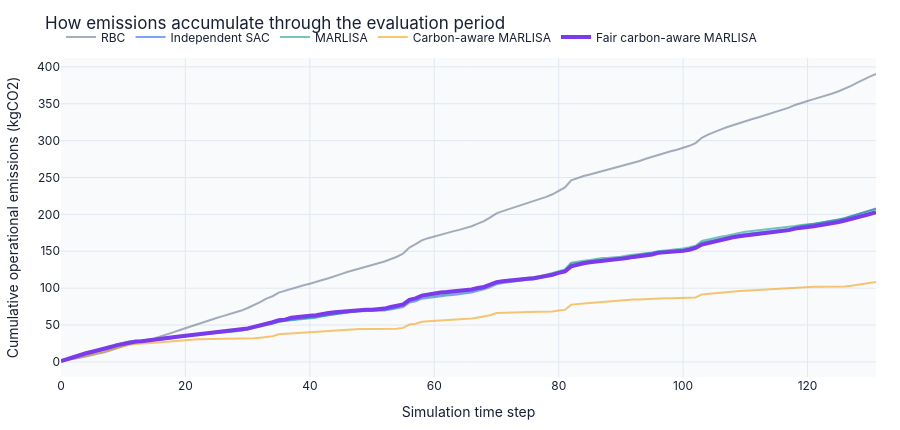
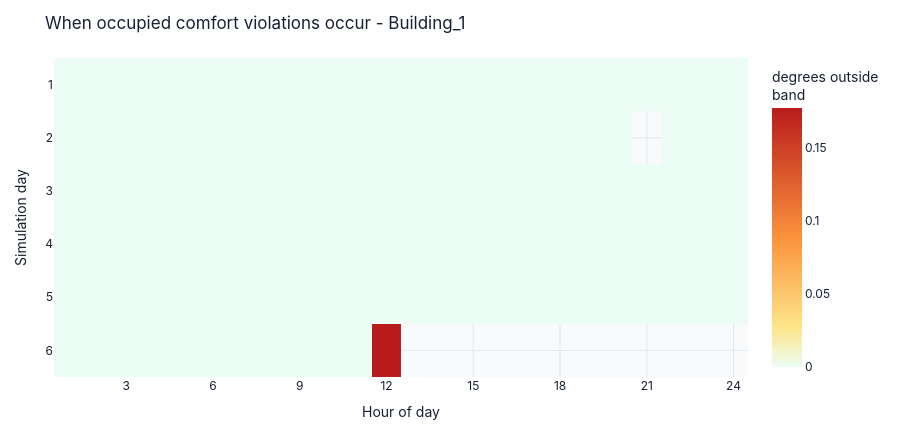
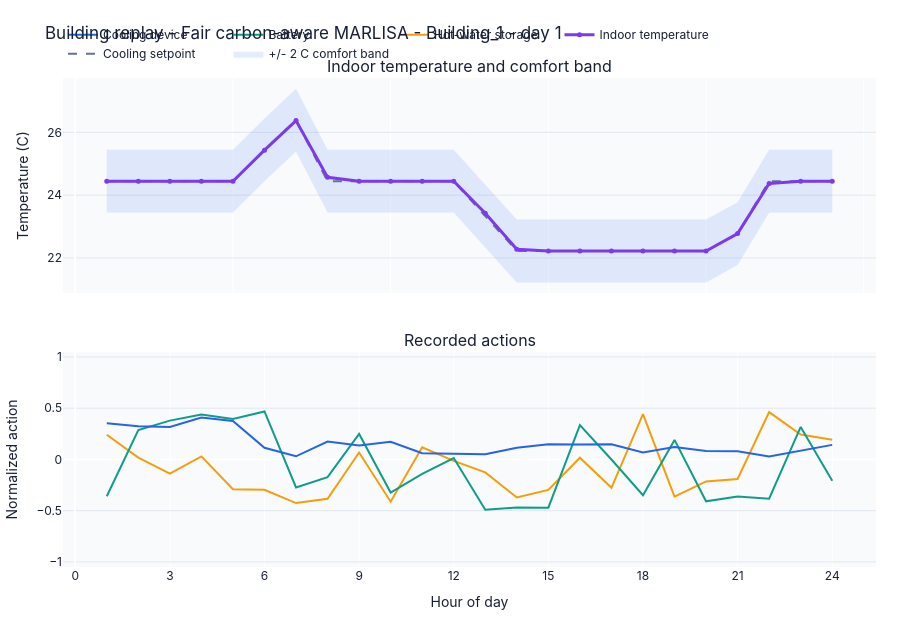

Write notebook code for charts like these, in order.
### Markdown cell above
## e) Time-series evidence and building replay

The aggregate KPIs establish the result. These charts explain when carbon emissions accumulate, when the selected building violates the occupied comfort band, and how one day's temperature trajectory relates to the recorded controller actions.

### Code cell
def _empty_figure(message: str) -> go.Figure:
    fig = go.Figure()
    fig.add_annotation(
        x=0.5, y=0.5, xref="paper", yref="paper",
        text=message, showarrow=False,
        font=dict(size=15, color="#64748B"),
    )
    fig.update_xaxes(visible=False)
    fig.update_yaxes(visible=False)
    return _base_layout(fig)


def cumulative_carbon_figure(
    runs: dict[str, RunData], focus: str
) -> go.Figure:
    """Reconstruct cumulative operational emissions from observations."""
    fig = go.Figure()
    for key, run in runs.items():
        if run.observations.empty:
            continue
        frame = run.observations.copy()
        frame["emissions"] = (
            frame["net_electricity_consumption"].clip(lower=0.0)
            * frame["carbon_intensity"]
        )
        series = frame.groupby("time_step", sort=True)["emissions"].sum().cumsum()
        fig.add_trace(
            go.Scatter(
                x=series.index,
                y=series.values,
                mode="lines",
                name=run.label,
                line=dict(color=run.color, width=4 if key == focus else 2),
                opacity=1.0 if key == focus else 0.58,
                hovertemplate=(
                    "Time step %{x}<br>Cumulative emissions: "
                    "%{y:.2f} kgCO2<extra>" + run.label + "</extra>"
                ),
            )
        )
    fig.update_layout(title="How emissions accumulate through the evaluation period")
    fig.update_xaxes(title="Simulation time step")
    fig.update_yaxes(title="Cumulative operational emissions (kgCO2)")
    return _base_layout(fig, height=430)


def comfort_heatmap_figure(run: RunData, building: str) -> go.Figure:
    """Show occupied temperature deviation outside the evaluation comfort band."""
    frame = run.observations.loc[
        run.observations["building"] == building
    ].copy()
    if frame.empty:
        return _empty_figure("No observation history is available for this building.")

    frame["simulation_day"] = frame["time_step"] // 24 + 1
    frame["display_hour"] = frame["time_step"] % 24 + 1
    frame["outside_band"] = (
        (
            frame["indoor_dry_bulb_temperature"]
            - frame["indoor_dry_bulb_temperature_cooling_set_point"]
        ).abs()
        - COMFORT_BAND_CELSIUS
    ).clip(lower=0.0)
    frame.loc[frame["occupant_count"] <= 0, "outside_band"] = np.nan
    grid = frame.pivot(
        index="simulation_day", columns="display_hour", values="outside_band"
    )

    fig = go.Figure(
        go.Heatmap(
            z=grid.values, x=grid.columns, y=grid.index,
            colorscale=[
                [0.0, "#ECFDF5"], [0.15, "#FDE68A"],
                [0.5, "#FB923C"], [1.0, "#B91C1C"],
            ],
            colorbar=dict(title="degrees outside<br>band"),
            hovertemplate=(
                "Day %{y}<br>Hour %{x}<br>Deviation: %{z:.2f} C<extra></extra>"
            ),
            hoverongaps=False,
        )
    )
    fig.update_layout(title=f"When occupied comfort violations occur - {building}")
    fig.update_xaxes(title="Hour of day", dtick=3)
    fig.update_yaxes(title="Simulation day", autorange="reversed")
    return _base_layout(fig, height=430)


def building_replay_figure(
    run: RunData, building: str, simulation_day: int
) -> go.Figure:
    """Plot one day of temperatures and normalized controller actions."""
    start = (int(simulation_day) - 1) * 24
    end = start + 23
    observations = run.observations.loc[
        (run.observations["building"] == building)
        & run.observations["time_step"].between(start, end)
    ].copy()
    actions = run.actions.loc[
        (run.actions["building"] == building)
        & run.actions["time_step"].between(start, end)
    ].copy()
    if observations.empty:
        return _empty_figure("No replay data are available for this selection.")

    fig = make_subplots(
        rows=2, cols=1, shared_xaxes=True, vertical_spacing=0.12,
        subplot_titles=("Indoor temperature and comfort band", "Recorded actions"),
    )
    hours = observations["time_step"] % 24 + 1
    setpoint = observations["indoor_dry_bulb_temperature_cooling_set_point"]

    fig.add_trace(
        go.Scatter(
            x=hours, y=setpoint - COMFORT_BAND_CELSIUS,
            mode="lines", line=dict(width=0), hoverinfo="skip",
            showlegend=False,
        ),
        row=1, col=1,
    )
    fig.add_trace(
        go.Scatter(
            x=hours, y=setpoint + COMFORT_BAND_CELSIUS,
            mode="lines", line=dict(width=0), fill="tonexty",
            fillcolor="rgba(37, 99, 235, 0.12)",
            name="+/- 2 C comfort band", hoverinfo="skip",
        ),
        row=1, col=1,
    )
    fig.add_trace(
        go.Scatter(
            x=hours, y=setpoint, mode="lines", name="Cooling setpoint",
            line=dict(color="#64748B", width=2, dash="dash"),
        ),
        row=1, col=1,
    )
    fig.add_trace(
        go.Scatter(
            x=hours, y=observations["indoor_dry_bulb_temperature"],
            mode="lines+markers", name="Indoor temperature",
            line=dict(color=run.color, width=3), marker=dict(size=5),
            customdata=observations[["occupant_count"]],
            hovertemplate=(
                "Hour %{x}<br>Temperature: %{y:.2f} C<br>"
                "Occupants: %{customdata[0]:.0f}<extra></extra>"
            ),
        ),
        row=1, col=1,
    )

    action_colors = {
        "dhw_storage": "#F59E0B",
        "electrical_storage": "#0F9D8A",
        "cooling_device": "#2563EB",
    }
    action_labels = {
        "dhw_storage": "Hot-water storage",
        "electrical_storage": "Battery",
        "cooling_device": "Cooling device",
    }
    for action_name, part in actions.groupby("action", sort=False):
        fig.add_trace(
            go.Scatter(
                x=part["time_step"] % 24 + 1, y=part["value"],
                mode="lines", name=action_labels.get(action_name, action_name),
                line=dict(color=action_colors.get(action_name, "#334155"), width=2),
                hovertemplate=(
                    "Hour %{x}<br>Normalized action: %{y:.3f}<extra></extra>"
                ),
            ),
            row=2, col=1,
        )

    fig.update_layout(
        title=f"Building replay - {run.label} - {building} - day {simulation_day}",
        height=620, margin=dict(l=60, r=24, t=78, b=50),
        paper_bgcolor="#FFFFFF", plot_bgcolor="#F8FAFC",
        font=dict(family="Inter, Arial, sans-serif", color="#172033"),
        legend=dict(orientation="h", yanchor="bottom", y=1.02, x=0),
        hovermode="x unified",
    )
    fig.update_xaxes(title="Hour of day", dtick=3, row=2, col=1)
    fig.update_yaxes(title="Temperature (C)", gridcolor="#E2E8F0", row=1, col=1)
    fig.update_yaxes(
        title="Normalized action", range=[-1.05, 1.05],
        gridcolor="#E2E8F0", row=2, col=1,
    )
    return fig


if FOCUS_MODEL not in runs:
    raise KeyError(f"No saved run was found for {FOCUS_MODEL!r}.")
if FOCUS_BUILDING not in runs[FOCUS_MODEL].metadata.get("buildings", []):
    raise KeyError(f"{FOCUS_BUILDING!r} is not available in {FOCUS_MODEL!r}.")

cumulative_carbon_output = cumulative_carbon_figure(runs, FOCUS_MODEL)
comfort_heatmap_output = comfort_heatmap_figure(
    runs[FOCUS_MODEL], FOCUS_BUILDING
)
building_replay_output = building_replay_figure(
    runs[FOCUS_MODEL], FOCUS_BUILDING, SIMULATION_DAY
)

display(cumulative_carbon_output)
display(comfort_heatmap_output)
display(building_replay_output)

### Figure 1 — Plotly figure (JSON) as saved in the notebook; plotly's stock layout.template omitted (floating-point values rounded to 4 significant figures; data arrays with more than 128 entries replaced by an {"elided": "..."} marker saying what was removed)
{"data": [{"hovertemplate": "Time step %{x}<br>Cumulative emissions: %{y:.2f} kgCO2<extra>RBC</extra>", "line": {"color": "#64748B", "width": 2}, "mode": "lines", "name": "RBC", "opacity": 0.58, "type": "scatter", "x": {"elided": "132 int values"}, "y": {"elided": "132 float values"}}, {"hovertemplate": "Time step %{x}<br>Cumulative emissions: %{y:.2f} kgCO2<extra>Independent SAC</extra>", "line": {"color": "#2563EB", "width": 2}, "mode": "lines", "name": "Independent SAC", "opacity": 0.58, "type": "scatter", "x": {"elided": "132 int values"}, "y": {"elided": "132 float values"}}, {"hovertemplate": "Time step %{x}<br>Cumulative emissions: %{y:.2f} kgCO2<extra>MARLISA</extra>", "line": {"color": "#0F9D8A", "width": 2}, "mode": "lines", "name": "MARLISA", "opacity": 0.58, "type": "scatter", "x": {"elided": "132 int values"}, "y": {"elided": "132 float values"}}, {"hovertemplate": "Time step %{x}<br>Cumulative emissions: %{y:.2f} kgCO2<extra>Carbon-aware MARLISA</extra>", "line": {"color": "#F59E0B", "width": 2}, "mode": "lines", "name": "Carbon-aware MARLISA", "opacity": 0.58, "type": "scatter", "x": {"elided": "132 int values"}, "y": {"elided": "132 float values"}}, {"hovertemplate": "Time step %{x}<br>Cumulative emissions: %{y:.2f} kgCO2<extra>Fair carbon-aware MARLISA</extra>", "line": {"color": "#7C3AED", "width": 4}, "mode": "lines", "name": "Fair carbon-aware MARLISA", "opacity": 1.0, "type": "scatter", "x": {"elided": "132 int values"}, "y": {"elided": "132 float values"}}], "layout": {"font": {"color": "#172033", "family": "Inter, Arial, sans-serif"}, "height": 430, "hoverlabel": {"bgcolor": "#172033", "font": {"color": "#FFFFFF"}}, "legend": {"orientation": "h", "x": 0, "y": 1.02, "yanchor": "bottom"}, "margin": {"b": 50, "l": 54, "r": 24, "t": 58}, "paper_bgcolor": "#FFFFFF", "plot_bgcolor": "#F8FAFC", "title": {"text": "How emissions accumulate through the evaluation period"}, "xaxis": {"gridcolor": "#E2E8F0", "title": {"text": "Simulation time step"}, "zeroline": false}, "yaxis": {"gridcolor": "#E2E8F0", "title": {"text": "Cumulative operational emissions (kgCO2)"}, "zeroline": false}}}

### Figure 2 — Plotly figure (JSON) as saved in the notebook; plotly's stock layout.template omitted (floating-point values rounded to 4 significant figures; data arrays with more than 128 entries replaced by an {"elided": "..."} marker saying what was removed)
{"data": [{"colorbar": {"title": {"text": "degrees outside<br>band"}}, "colorscale": [[0.0, "#ECFDF5"], [0.15, "#FDE68A"], [0.5, "#FB923C"], [1.0, "#B91C1C"]], "hoverongaps": false, "hovertemplate": "Day %{y}<br>Hour %{x}<br>Deviation: %{z:.2f} C<extra></extra>", "type": "heatmap", "x": [1, 2, 3, 4, 5, 6, 7, 8, 9, 10, 11, 12, 13, 14, 15, 16, 17, 18, 19, 20, 21, 22, 23, 24], "y": [1, 2, 3, 4, 5, 6], "z": {"elided": "6x24 float values"}}], "layout": {"font": {"color": "#172033", "family": "Inter, Arial, sans-serif"}, "height": 430, "hoverlabel": {"bgcolor": "#172033", "font": {"color": "#FFFFFF"}}, "legend": {"orientation": "h", "x": 0, "y": 1.02, "yanchor": "bottom"}, "margin": {"b": 50, "l": 54, "r": 24, "t": 58}, "paper_bgcolor": "#FFFFFF", "plot_bgcolor": "#F8FAFC", "title": {"text": "When occupied comfort violations occur - Building_1"}, "xaxis": {"dtick": 3, "gridcolor": "#E2E8F0", "title": {"text": "Hour of day"}, "zeroline": false}, "yaxis": {"autorange": "reversed", "gridcolor": "#E2E8F0", "title": {"text": "Simulation day"}, "zeroline": false}}}

### Figure 3 — Plotly figure (JSON) as saved in the notebook; plotly's stock layout.template omitted (floating-point values rounded to 4 significant figures)
{"data": [{"hoverinfo": "skip", "line": {"width": 0}, "mode": "lines", "showlegend": false, "type": "scatter", "x": [1, 2, 3, 4, 5, 6, 7, 8, 9, 10, 11, 12, 13, 14, 15, 16, 17, 18, 19, 20, 21, 22, 23, 24], "xaxis": "x", "y": [23.44, 23.44, 23.44, 23.44, 23.44, 24.44, 25.39, 23.44, 23.44, 23.44, 23.44, 23.44, 22.33, 21.22, 21.22, 21.22, 21.22, 21.22, 21.22, 21.22, 21.78, 23.44, 23.44, 23.44], "yaxis": "y"}, {"fill": "tonexty", "fillcolor": "rgba(37, 99, 235, 0.12)", "hoverinfo": "skip", "line": {"width": 0}, "mode": "lines", "name": "+/- 2 C comfort band", "type": "scatter", "x": [1, 2, 3, 4, 5, 6, 7, 8, 9, 10, 11, 12, 13, 14, 15, 16, 17, 18, 19, 20, 21, 22, 23, 24], "xaxis": "x", "y": [25.44, 25.44, 25.44, 25.44, 25.44, 26.44, 27.39, 25.44, 25.44, 25.44, 25.44, 25.44, 24.33, 23.22, 23.22, 23.22, 23.22, 23.22, 23.22, 23.22, 23.78, 25.44, 25.44, 25.44], "yaxis": "y"}, {"line": {"color": "#64748B", "dash": "dash", "width": 2}, "mode": "lines", "name": "Cooling setpoint", "type": "scatter", "x": [1, 2, 3, 4, 5, 6, 7, 8, 9, 10, 11, 12, 13, 14, 15, 16, 17, 18, 19, 20, 21, 22, 23, 24], "xaxis": "x", "y": [24.44, 24.44, 24.44, 24.44, 24.44, 25.44, 26.39, 24.44, 24.44, 24.44, 24.44, 24.44, 23.33, 22.22, 22.22, 22.22, 22.22, 22.22, 22.22, 22.22, 22.78, 24.44, 24.44, 24.44], "yaxis": "y"}, {"customdata": [[1.0], [2.0], [2.0], [1.0], [1.0], [1.0], [1.0], [2.0], [3.0], [3.0], [3.0], [3.0], [3.0], [3.0], [3.0], [3.0], [3.0], [3.0], [2.0], [2.0], [1.0], [1.0], [1.0], [1.0]], "hovertemplate": "Hour %{x}<br>Temperature: %{y:.2f} C<br>Occupants: %{customdata[0]:.0f}<extra></extra>", "line": {"color": "#7C3AED", "width": 3}, "marker": {"size": 5}, "mode": "lines+markers", "name": "Indoor temperature", "type": "scatter", "x": [1, 2, 3, 4, 5, 6, 7, 8, 9, 10, 11, 12, 13, 14, 15, 16, 17, 18, 19, 20, 21, 22, 23, 24], "xaxis": "x", "y": [24.44, 24.44, 24.44, 24.44, 24.44, 25.43, 26.38, 24.57, 24.45, 24.44, 24.44, 24.44, 23.43, 22.28, 22.22, 22.22, 22.22, 22.22, 22.22, 22.22, 22.78, 24.37, 24.44, 24.44], "yaxis": "y"}, {"hovertemplate": "Hour %{x}<br>Normalized action: %{y:.3f}<extra></extra>", "line": {"color": "#F59E0B", "width": 2}, "mode": "lines", "name": "Hot-water storage", "type": "scatter", "x": [1, 2, 3, 4, 5, 6, 7, 8, 9, 10, 11, 12, 13, 14, 15, 16, 17, 18, 19, 20, 21, 22, 23, 24], "xaxis": "x2", "y": [0.2407, 0.01745, -0.1388, 0.02954, -0.2905, -0.2966, -0.4261, -0.3848, 0.06732, -0.4127, 0.1188, -0.01455, -0.1268, -0.3715, -0.2975, 0.01691, -0.277, 0.4426, -0.3627, -0.215, -0.191, 0.4616, 0.2429, 0.1919], "yaxis": "y2"}, {"hovertemplate": "Hour %{x}<br>Normalized action: %{y:.3f}<extra></extra>", "line": {"color": "#0F9D8A", "width": 2}, "mode": "lines", "name": "Battery", "type": "scatter", "x": [1, 2, 3, 4, 5, 6, 7, 8, 9, 10, 11, 12, 13, 14, 15, 16, 17, 18, 19, 20, 21, 22, 23, 24], "xaxis": "x2", "y": [-0.3595, 0.2872, 0.3785, 0.4383, 0.3942, 0.4678, -0.2734, -0.1724, 0.2489, -0.323, -0.1418, 0.01365, -0.4903, -0.4693, -0.4715, 0.3356, -0.0009952, -0.35, 0.1904, -0.409, -0.3614, -0.3829, 0.3176, -0.2091], "yaxis": "y2"}, {"hovertemplate": "Hour %{x}<br>Normalized action: %{y:.3f}<extra></extra>", "line": {"color": "#2563EB", "width": 2}, "mode": "lines", "name": "Cooling device", "type": "scatter", "x": [1, 2, 3, 4, 5, 6, 7, 8, 9, 10, 11, 12, 13, 14, 15, 16, 17, 18, 19, 20, 21, 22, 23, 24], "xaxis": "x2", "y": [0.3536, 0.3243, 0.3157, 0.408, 0.3746, 0.1139, 0.03033, 0.1745, 0.1365, 0.1719, 0.06013, 0.05679, 0.05071, 0.1147, 0.1489, 0.1456, 0.1478, 0.06706, 0.1203, 0.08152, 0.08033, 0.02801, 0.08801, 0.1419], "yaxis": "y2"}], "layout": {"annotations": [{"font": {"size": 16}, "showarrow": false, "text": "Indoor temperature and comfort band", "x": 0.5, "xanchor": "center", "xref": "paper", "y": 1.0, "yanchor": "bottom", "yref": "paper"}, {"font": {"size": 16}, "showarrow": false, "text": "Recorded actions", "x": 0.5, "xanchor": "center", "xref": "paper", "y": 0.44, "yanchor": "bottom", "yref": "paper"}], "font": {"color": "#172033", "family": "Inter, Arial, sans-serif"}, "height": 620, "hovermode": "x unified", "legend": {"orientation": "h", "x": 0, "y": 1.02, "yanchor": "bottom"}, "margin": {"b": 50, "l": 60, "r": 24, "t": 78}, "paper_bgcolor": "#FFFFFF", "plot_bgcolor": "#F8FAFC", "title": {"text": "Building replay - Fair carbon-aware MARLISA - Building_1 - day 1"}, "xaxis": {"anchor": "y", "domain": [0.0, 1.0], "matches": "x2", "showticklabels": false}, "xaxis2": {"anchor": "y2", "domain": [0.0, 1.0], "dtick": 3, "title": {"text": "Hour of day"}}, "yaxis": {"anchor": "x", "domain": [0.56, 1.0], "gridcolor": "#E2E8F0", "title": {"text": "Temperature (C)"}}, "yaxis2": {"anchor": "x2", "domain": [0.0, 0.44], "gridcolor": "#E2E8F0", "range": [-1.05, 1.05], "title": {"text": "Normalized action"}}}}
